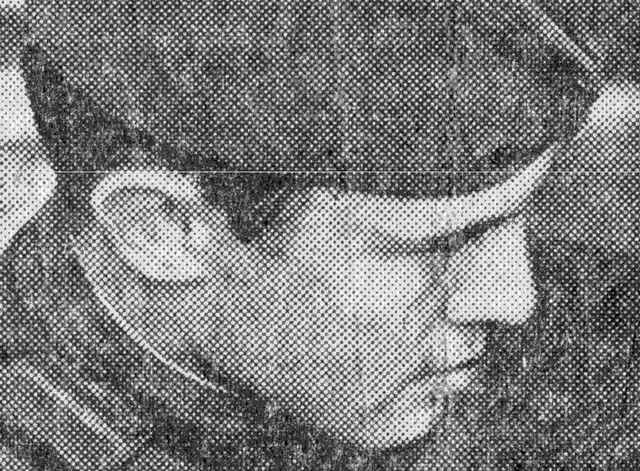
#> input picture Lab4/assignment/period_input.jpg, 640 x 471 px, given in place of eye.png, which was not available
$ python hist_match.py
#> lines starting #> are read from the running program, lines starting #| are printed output that depends on the picture; pictures that were not available may be replaced by others from this repository, and a replacement may not be noted
import cv2
import numpy as np
import matplotlib.pyplot as plt
from scipy.stats import erlang


def cnt(arr, x, y):
    out = np.zeros(256, dtype=int)
    for i in range(x):
        for j in range(y):
            out[arr[i][j]] += 1
    return out


def prob(arr, size):
    pdf = np.zeros(256, dtype=float)
    cdf = np.zeros(256, dtype=int)
    x = 0
    for i in range(0, 256):
        pdf[i] = arr[i] / size
        x += pdf[i]
        cdf[i] = round(255 * x)
    return pdf, cdf


def find_nearest(a, a0):
    idx = np.abs(a - a0).argmin()
    return idx


inp = np.zeros(256, dtype=int)
match = np.zeros(256, dtype=int)
ipdf = np.zeros(256, dtype=float)
mpdf = np.zeros(256, dtype=float)
icdf = np.zeros(256, dtype=int)
mcdf = np.zeros(256, dtype=int)

img = cv2.imread('eye.png', 0)
#> img is the input picture: shape (471, 640); min 0, max 255, mean 123.6
cv2.imshow('image image', img)
# plt.subplot(1, 2, 1)
# plt.imshow(img, 'gray')
# plt.title('Input Image')

z = img.shape[0] * img.shape[1]
#> z = 301440

k = int(input('enter shape parameter k:'))
#> the answer given: 3
m = int(input('enter scale parameter miu:'))
#> the answer given: 3

erl = erlang.rvs(k, scale=m, size=(img.shape[0], img.shape[1]))
print(erl)
#> (printed output is left out)

erl = np.round(erl).astype(int)

for i in range(img.shape[0]):
    for j in range(img.shape[1]):
        if erl[i][j] > 255:
            erl[i][j] = 255
        elif erl[i][j] < 0:
            erl[i][j] = 0
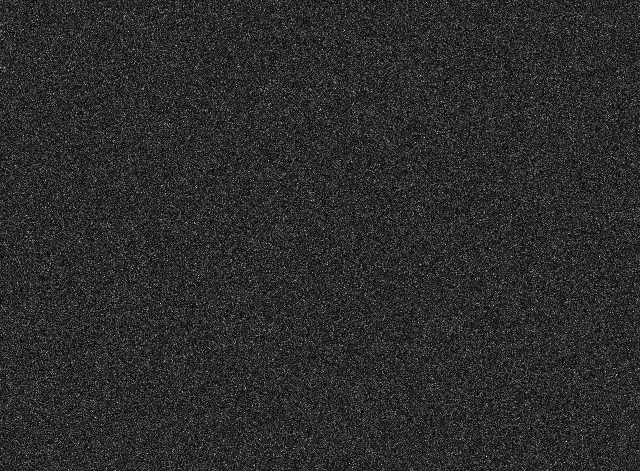
#> erl: shape (471, 640) int64; min 0, max 52, mean 9; drawn with min black and max white

inp = cnt(img, img.shape[0], img.shape[1])
#> inp = 256 values, max 2312 at index 63, min 17 at index 1, mean 1177.5
match = cnt(erl, img.shape[0], img.shape[1])

ipdf, icdf = prob(inp, z)
#> after the loop in prob, `for i in range(0, 256):`: cdf = 256 values from 0 to 255; pdf = 256 values, max 0.00767 at index 63, min 5.64e-05 at index 1, mean 0.00391; x = 1
#> ipdf has the same summary as pdf in prob; icdf = 256 values from 0 to 255
mpdf, mcdf = prob(match, z)
#> mcdf = 256 values from 0 to 255

print(erl)
#> (printed output is left out)
plt.subplot(1, 3, 1)
plt.hist(img.ravel(), 256, [0, 255])
plt.title("Input Image Histogram")
plt.subplot(1, 3, 2)
plt.hist(erl.ravel(), 256, [0, 255])
plt.title("Erlang Histogram")


# histogram matching
for i in range(img.shape[0]):
    for j in range(img.shape[1]):
        img[i][j] = find_nearest(mcdf, icdf[img[i][j]])
#> this loop made 471 passes
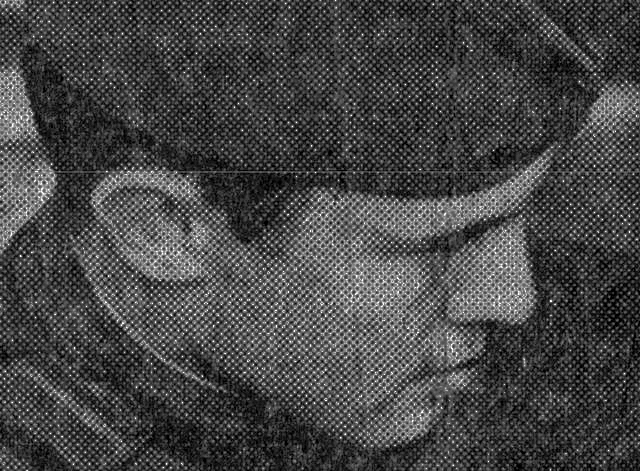
#> img: shape (471, 640); min 0, max 31, mean 8.5; drawn with min black and max white

plt.subplot(1, 3, 3)
plt.hist(img.ravel(), 256, [0, 255])
plt.title("Output Image Histogram")

cv2.imshow('output image', img)

# plt.subplot(1, 2, 2)
# plt.imshow(img, 'gray')
# plt.title('Output Image')

plt.show()
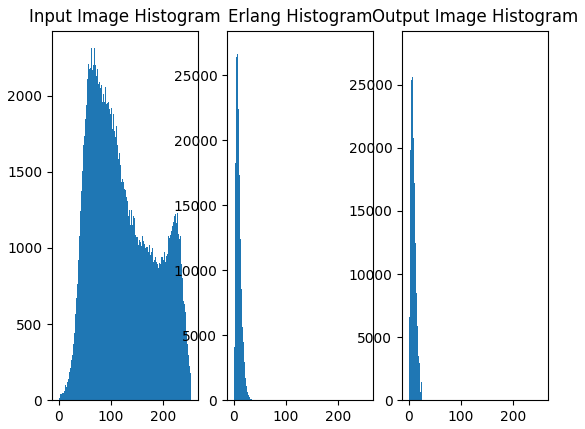
#> figure drawn by matplotlib, 3 panels; panel 1: tallest bar 2312 high, from x = 62.75 to 63.75; panel 2: tallest bar 27069 high, from x = 5.98 to 6.97; panel 3: tallest bar 27905 high, from x = 5.98 to 6.97

cv2.waitKey(0)
cv2.destroyAllWindows()
